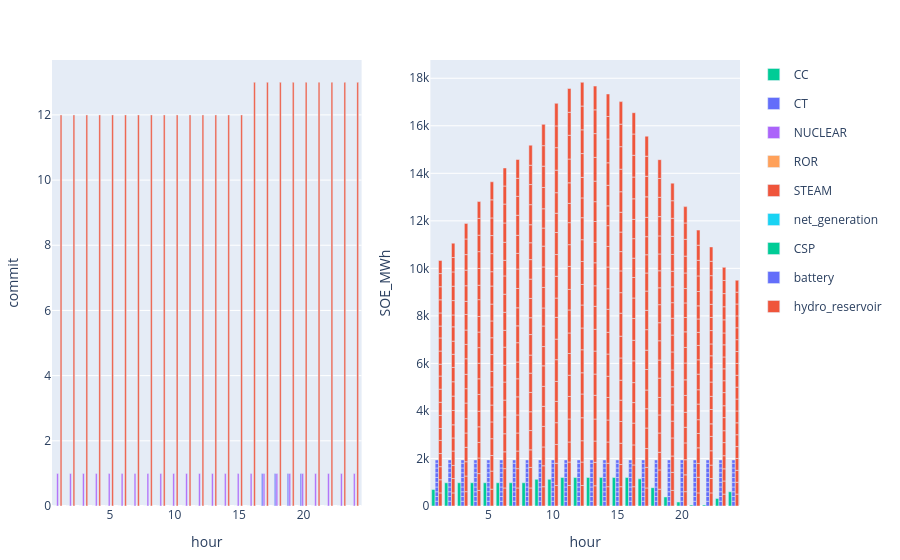

Notebook code for this chart:
### Code cell
to_plot = commit_ed[(commit_ed.configuration .== config_) .&  (commit_ed.day .== day_) .&  (commit_ed.iteration .== iteration_),:] 
p1 = plot(to_plot, x = :hour, y = :commit,  kind = "bar", color = :resource, stackgroup = 1) #Layout(barmode="stack"))

to_plot = s_ed.storage[(s_ed.storage.configuration .== config_) .&  (s_ed.storage.day .== day_) .&  (s_ed.storage.iteration .== iteration_),:]
p2 = plot(to_plot, x = :hour , y = :SOE_MWh, color = :resource, kind = "bar", Layout(barmode="stack")) 
[p1 p2]

### Figure 1 — Plotly figure (JSON) as saved in the notebook; plotly's stock layout.template omitted (floating-point values rounded to 4 significant figures; data arrays with more than 128 entries replaced by an {"elided": "..."} marker saying what was removed)
{"data": [{"legendgroup": "CC", "marker": {"color": "#00cc96"}, "name": "CC", "showlegend": true, "stackgroup": 1, "type": "bar", "x": [1, 2, 3, 4, 5, 6, 7, 8, 9, 10, 11, 12, 13, 14, 15, 16, 17, 18, 19, 20, 21, 22, 23, 24], "xaxis": "x1", "y": [0, 0, 0, 0, 0, 0, 0, 0, 0, 0, 0, 0, 0, 0, 0, 0, 0, 0, 0, 0, 0, 0, 0, 0], "yaxis": "y1"}, {"legendgroup": "CT", "marker": {"color": "#636efa"}, "name": "CT", "showlegend": true, "stackgroup": 1, "type": "bar", "x": [1, 2, 3, 4, 5, 6, 7, 8, 9, 10, 11, 12, 13, 14, 15, 16, 17, 18, 19, 20, 21, 22, 23, 24], "xaxis": "x1", "y": [0, 0, 0, 0, 0, 0, 0, 0, 0, 0, 0, 0, 0, 0, 0, 0, 1, 1, 1, 1, 0, 0, 0, 0], "yaxis": "y1"}, {"legendgroup": "NUCLEAR", "marker": {"color": "#ab63fa"}, "name": "NUCLEAR", "showlegend": true, "stackgroup": 1, "type": "bar", "x": [1, 2, 3, 4, 5, 6, 7, 8, 9, 10, 11, 12, 13, 14, 15, 16, 17, 18, 19, 20, 21, 22, 23, 24], "xaxis": "x1", "y": [1, 1, 1, 1, 1, 1, 1, 1, 1, 1, 1, 1, 1, 1, 1, 1, 1, 1, 1, 1, 1, 1, 1, 1], "yaxis": "y1"}, {"legendgroup": "ROR", "marker": {"color": "#FFA15A"}, "name": "ROR", "showlegend": true, "stackgroup": 1, "type": "bar", "x": [1, 2, 3, 4, 5, 6, 7, 8, 9, 10, 11, 12, 13, 14, 15, 16, 17, 18, 19, 20, 21, 22, 23, 24], "xaxis": "x1", "y": [null, null, null, null, null, null, null, null, null, null, null, null, null, null, null, null, null, null, null, null, null, null, null, null], "yaxis": "y1"}, {"legendgroup": "STEAM", "marker": {"color": "#EF553B"}, "name": "STEAM", "showlegend": true, "stackgroup": 1, "type": "bar", "x": [1, 2, 3, 4, 5, 6, 7, 8, 9, 10, 11, 12, 13, 14, 15, 16, 17, 18, 19, 20, 21, 22, 23, 24], "xaxis": "x1", "y": [12, 12, 12, 12, 12, 12, 12, 12, 12, 12, 12, 12, 12, 12, 12, 13, 13, 13, 13, 13, 13, 13, 13, 13], "yaxis": "y1"}, {"legendgroup": "net_generation", "marker": {"color": "#19d3f3"}, "name": "net_generation", "showlegend": true, "stackgroup": 1, "type": "bar", "x": [1, 2, 3, 4, 5, 6, 7, 8, 9, 10, 11, 12, 13, 14, 15, 16, 17, 18, 19, 20, 21, 22, 23, 24], "xaxis": "x1", "y": [null, null, null, null, null, null, null, null, null, null, null, null, null, null, null, null, null, null, null, null, null, null, null, null], "yaxis": "y1"}, {"legendgroup": "CSP", "marker": {"color": "#00cc96"}, "name": "CSP", "showlegend": true, "type": "bar", "x": [1, 2, 3, 4, 5, 6, 7, 8, 9, 10, 11, 12, 13, 14, 15, 16, 17, 18, 19, 20, 21, 22, 23, 24], "xaxis": "x2", "y": [697.3, 979.0, 979.0, 979.0, 979.0, 979.0, 979.0, 979.0, 1121.0, 1121.0, 1200, 1200, 1200, 1200, 1200, 1200, 1142.0, 772.8, 381.8, 168.9, 46.24, 46.24, 318.5, 600], "yaxis": "y2"}, {"legendgroup": "battery", "marker": {"color": "#636efa"}, "name": "battery", "showlegend": true, "type": "bar", "x": {"elided": "240 int values"}, "xaxis": "x2", "y": {"elided": "240 int values"}, "yaxis": "y2"}, {"legendgroup": "hydro_reservoir", "marker": {"color": "#EF553B"}, "name": "hydro_reservoir", "showlegend": true, "type": "bar", "x": {"elided": "456 int values"}, "xaxis": "x2", "y": {"elided": "456 float values"}, "yaxis": "y2"}], "layout": {"margin": {"b": 50, "l": 50, "r": 50, "t": 60}, "xaxis1": {"anchor": "y1", "domain": [0, 0.45], "title": {"text": "hour"}}, "xaxis2": {"anchor": "y2", "domain": [0.55, 1], "title": {"text": "hour"}}, "yaxis1": {"anchor": "x1", "domain": [0, 1], "title": {"text": "commit"}}, "yaxis2": {"anchor": "x2", "domain": [0, 1], "title": {"text": "SOE_MWh"}}}}
